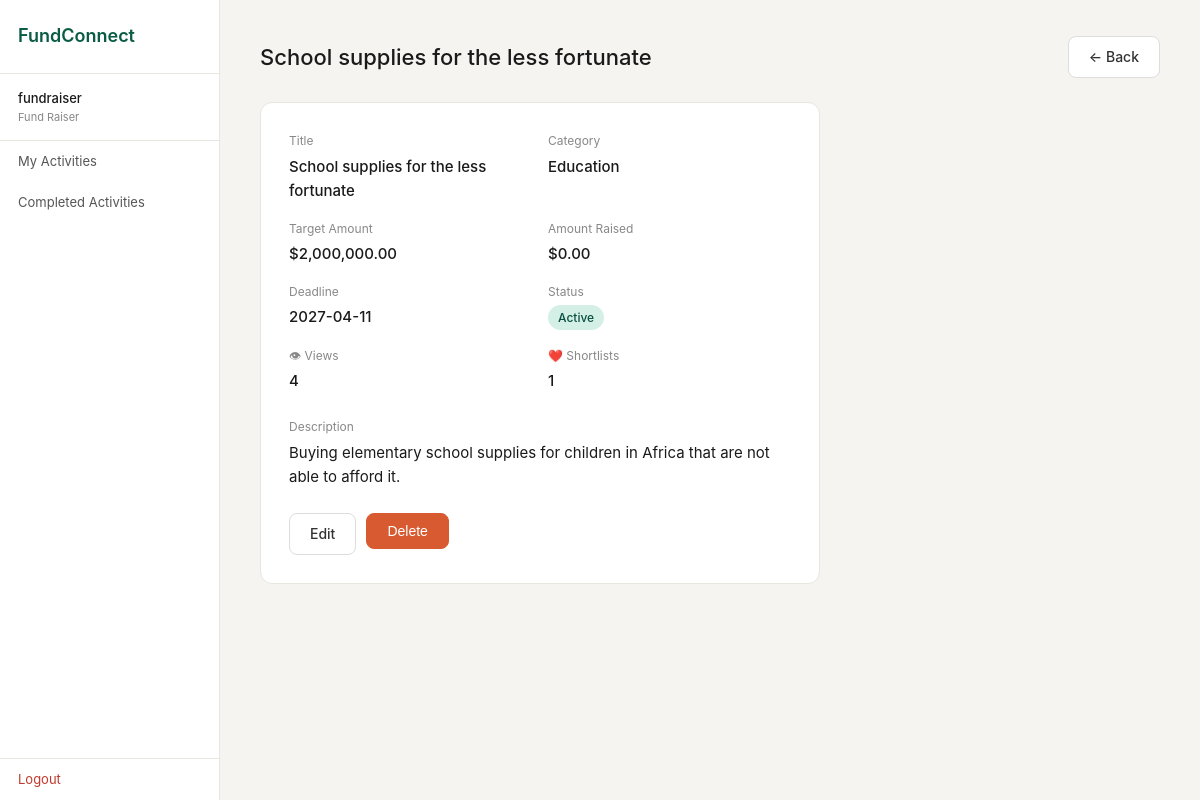
The app's page /fundraiser/activities/4 (signed in) with its own data.
### tables this page shows
CREATE TABLE fundraising_activity (
                id              INTEGER PRIMARY KEY AUTOINCREMENT,
                title           TEXT NOT NULL,
                description     TEXT,
                target_amount   REAL NOT NULL,
                amount_raised   REAL DEFAULT 0,
                category_id     INTEGER REFERENCES fra_category(id),
                deadline        TEXT NOT NULL,
                status          TEXT NOT NULL DEFAULT 'Active',
                fundraiser_id   INTEGER REFERENCES user_account(id),
                view_count      INTEGER DEFAULT 0,
                shortlist_count INTEGER DEFAULT 0,
                created_at      TEXT DEFAULT (datetime('now'))
            );

CREATE TABLE fra_category (
                id          INTEGER PRIMARY KEY AUTOINCREMENT,
                name        TEXT NOT NULL UNIQUE,
                description TEXT,
                created_at  TEXT DEFAULT (datetime('now'))
            );

### boundary/app.py (the view)
@app.route("/fundraiser/activities/<int:aid>")
def fr_activity_view(aid):
    if "user_id" not in session or session["role"] != "Fund Raiser":
        return redirect(url_for("login"))
    result = FundraisingActivityController.view_activity(aid, session["user_id"])
    if not result["success"]:
        flash(result["message"], "error")
        return redirect(url_for("fr_activities"))
    return render_template("fr_activity_view.html", activity=result["data"])

### boundary/templates/fr_activity_view.html (shortened to what this page needs)
{% extends "base.html" %}
{% block content %}
<div class="page-header">
  <h1 class="page-title">{{ activity.title }}</h1>
  <a href="{{ url_for('fr_activities') }}" class="btn">← Back</a>
</div>
<div style="background: #fff; border: 1px solid #e8e6e0; border-radius: 12px; padding: 28px; max-width: 560px;">
  <div style="display: grid; grid-template-columns: 1fr 1fr; gap: 16px; margin-bottom: 24px;">
    <div>
      <p style="font-size: 12px; color: #888; margin-bottom: 4px;">Title</p>
      <p style="font-weight: 500;">{{ activity.title }}</p>
    </div>
    <div>
      <p style="font-size: 12px; color: #888; margin-bottom: 4px;">Category</p>
      <p style="font-weight: 500;">{{ activity.category_name or '—' }}</p>
    </div>
    <div>
      <p style="font-size: 12px; color: #888; margin-bottom: 4px;">Target Amount</p>
      <p style="font-weight: 500;">${{ '{:,.2f}'.format(activity.target_amount) }}</p>
    </div>
    <div>
      <p style="font-size: 12px; color: #888; margin-bottom: 4px;">Amount Raised</p>
      <p style="font-weight: 500;">${{ '{:,.2f}'.format(activity.amount_raised) }}</p>
    </div>
    <div>
      <p style="font-size: 12px; color: #888; margin-bottom: 4px;">Deadline</p>
      <p style="font-weight: 500;">{{ activity.deadline }}</p>
    </div>
    <div>
      <p style="font-size: 12px; color: #888; margin-bottom: 4px;">Status</p>
      <span class="badge badge-active">{{ activity.status }}</span>
    </div>
    <div>
      <p style="font-size: 12px; color: #888; margin-bottom: 4px;">👁 Views</p>
      <p style="font-weight: 500;">{{ activity.view_count }}</p>
    </div>
    <div>
      <p style="font-size: 12px; color: #888; margin-bottom: 4px;">❤️ Shortlists</p>
      <p style="font-weight: 500;">{{ activity.shortlist_count }}</p>
    </div>
  </div>
  {% if activity.description %}
  <div style="margin-bottom: 24px;">
    <p style="font-size: 12px; color: #888; margin-bottom: 4px;">Description</p>
    <p>{{ activity.description }}</p>
  </div>
  {% endif %}
  <div style="display: flex; gap: 10px;">
    <a href="{{ url_for('fr_activity_edit', aid=activity.id) }}" class="btn">Edit</a>
    <form method="POST" action="{{ url_for('fr_activity_delete', aid=activity.id) }}"
          onsubmit="return confirm('Delete this activity? This cannot be undone.')">
      <button type="submit" class="btn btn-danger">Delete</button>
    </form>
  </div>
</div>
{% endblock %}

### boundary/static/css/style.css (style rules this page uses)
*, *::before, *::after { box-sizing: border-box; margin: 0; padding: 0; }
body { font-family: -apple-system, BlinkMacSystemFont, 'Segoe UI', sans-serif; font-size: 15px; background: #f5f4f0; color: #1a1a1a; line-height: 1.6; }
a { text-decoration: none; color: inherit; }
.btn { display: inline-block; padding: 9px 20px; border-radius: 8px; font-size: 14px; font-weight: 500; cursor: pointer; border: 1px solid #ddd; background: #fff; color: #333; }
.btn-danger { background: #d85a30; color: #fff; border-color: #d85a30; }
.page-header { display: flex; justify-content: space-between; align-items: center; margin-bottom: 24px; }
.page-title { font-size: 22px; font-weight: 500; }
.badge { display: inline-block; padding: 3px 10px; border-radius: 20px; font-size: 12px; font-weight: 500; }
.badge-active { background: #d4f0e6; color: #085041; }

### records on screen
fundraising_activity: title "School supplies for the less fortunate", target_amount "2,000,000.00", amount_raised "0.00", deadline "2027-04-11", status "Active", view_count "4", shortlist_count "1", description "Buying elementary school supplies for children in Africa that are not able to afford it."
fra_category: name "Education"

### other values on screen
{{ session.username }} "fundraiser"
{{ session.role }} "Fund Raiser"
